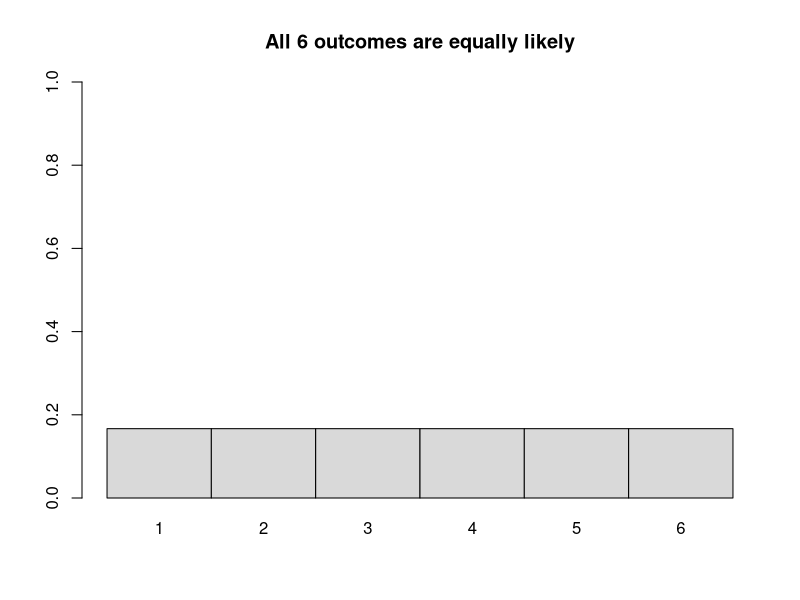
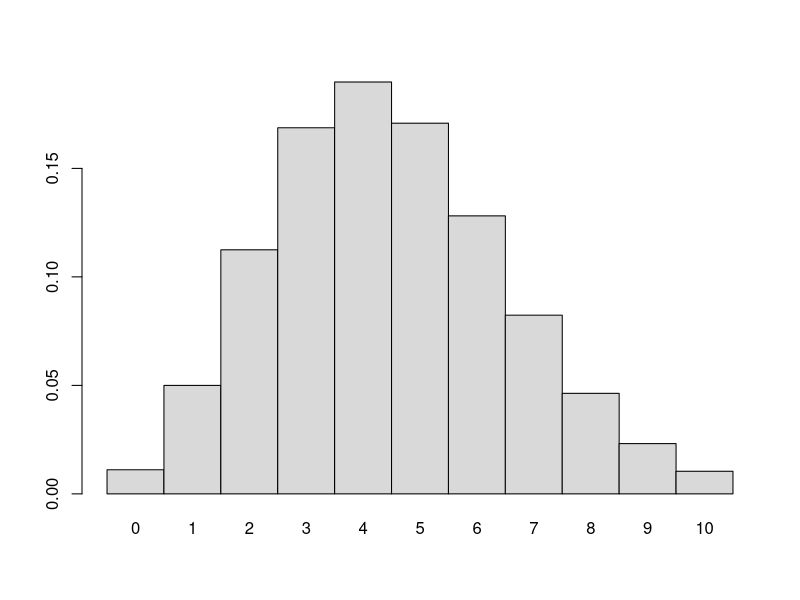
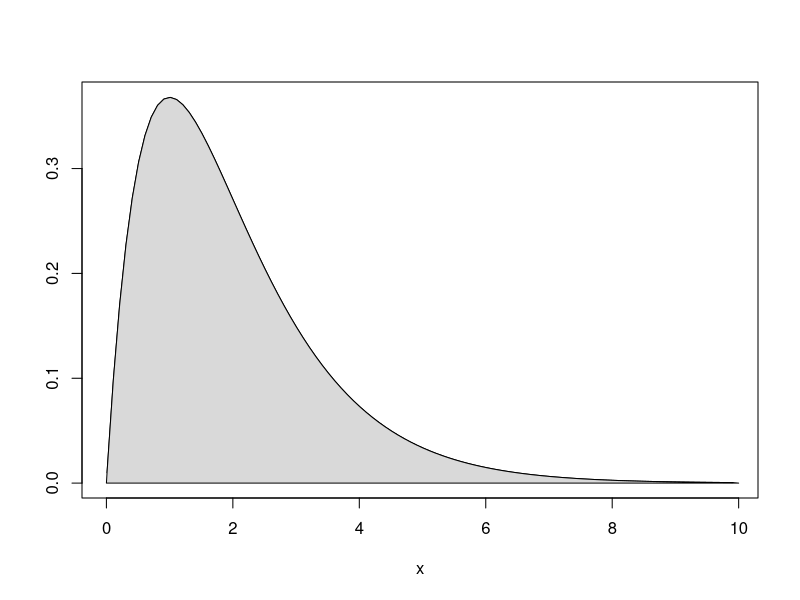
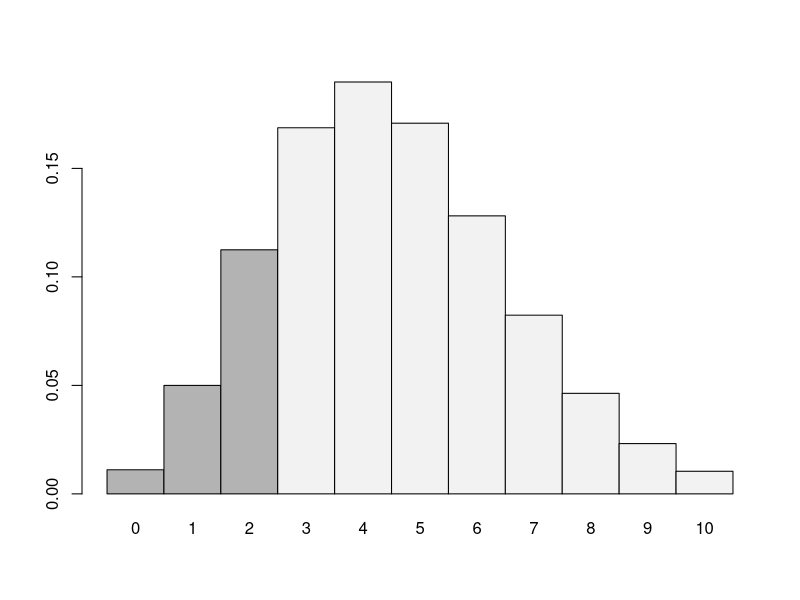
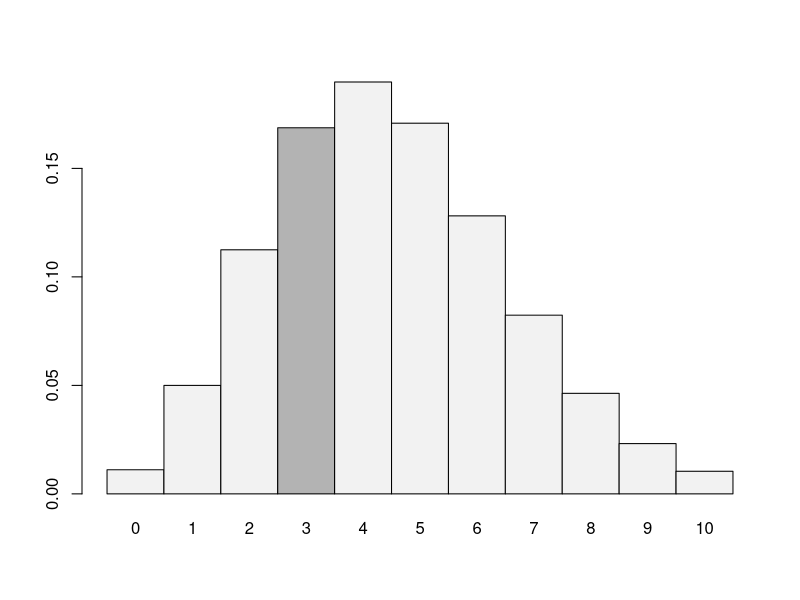
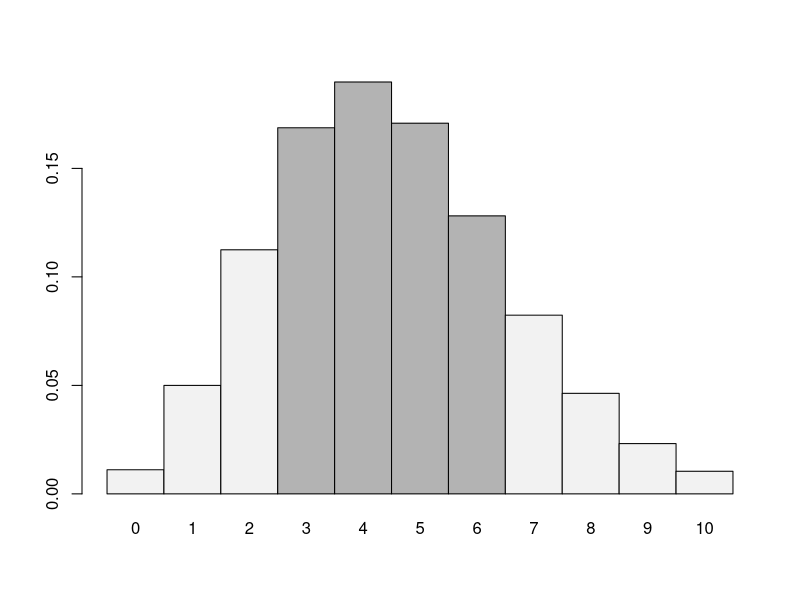
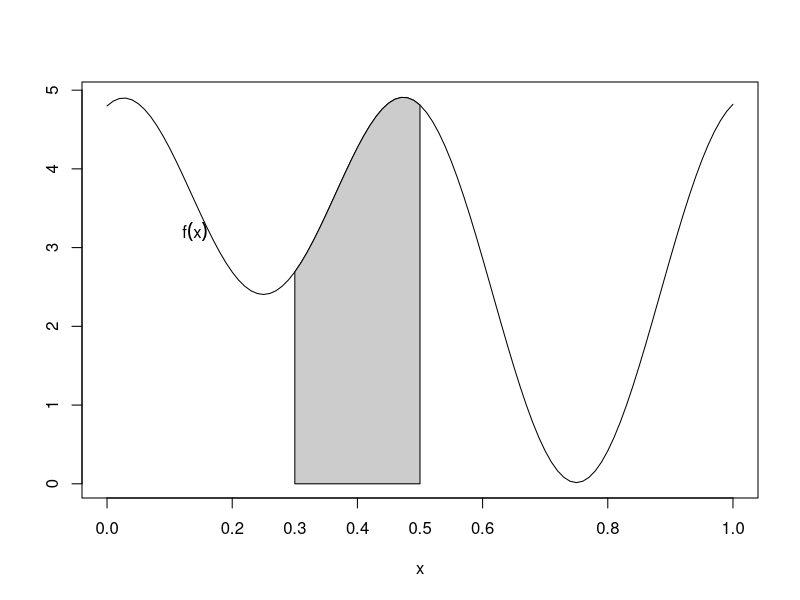
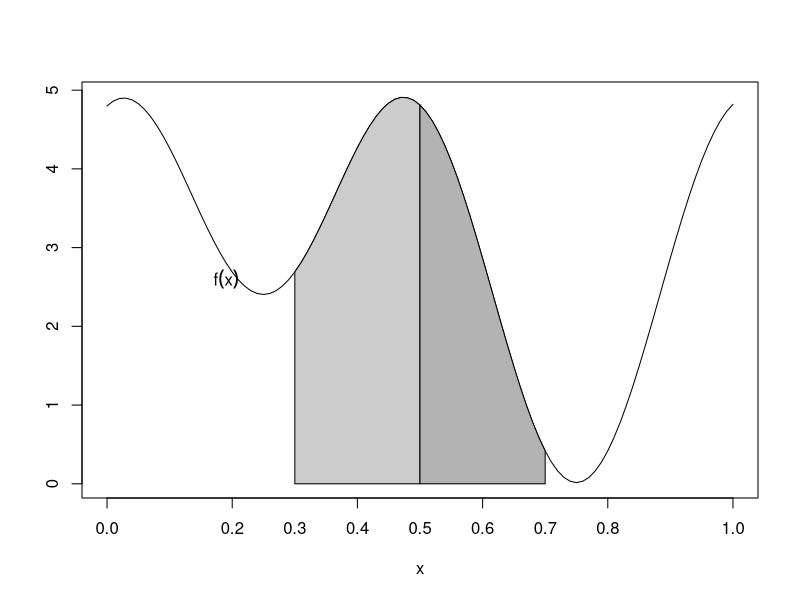

The R source for these figures, in order:
### R code from vignette source '/home/pauljohn/tmp/lyxtmp/lyx_tmpdir.hX3997/lyx_tmpbuf2/DistributionReview-1-lecture.Rnw'
### Encoding: UTF-8

###################################################
### code chunk number 1: DistributionReview-1-lecture.Rnw:24-25
###################################################
  if(exists(".orig.enc")) options(encoding = .orig.enc)


###################################################
### code chunk number 2: DistributionReview-1-lecture.Rnw:80-81
###################################################
dir.create("plots2", showWarnings=F)


###################################################
### code chunk number 3: Roptions
###################################################
options(device = pdf)
options(width=160, prompt="> ", continue="+  ")
options(useFancyQuotes = FALSE) 
#set.seed(12345)
op <- par() 
pjmar <- c(5.1, 5.1, 1.5, 2.1) 
#pjmar <- par("mar")
options(SweaveHooks=list(fig=function() par(mar=pjmar, ps=12)))
pdf.options(onefile=F,family="Times",pointsize=12)


###################################################
### code chunk number 4: simple10
###################################################
x <- 1:6
y <- rep(1/6, 6)
barplot(y, names.arg=x, col=gray(0.85), ylim = c(0, 1), space = 0)
title("All 6 outcomes are equally likely")


###################################################
### code chunk number 5: d10
###################################################
x <- 0:10
y <- dpois(x, lambda=4.5)
barplot(y, names.arg=x, col=gray(0.85), space=0)


###################################################
### code chunk number 6: c00
###################################################
x <- seq(from=00.01, to=10, by=0.1)
y <- dgamma(x,shape=2,scale=1) 
plot(x, y, type="l",xlab="x",ylab="",main="")
polygon(x=c(0,x,10),y=c(0,y,0), col=gray(0.850))


###################################################
### code chunk number 7: d20
###################################################
x <- 0:10
y <- dpois(x, lambda=4.5)
barplot(y, names.arg=x, col=c(rep(gray(0.70),3),rep(gray(0.95),10)), space=0)


###################################################
### code chunk number 8: d25
###################################################
x <- 0:10
y <- dpois(x, lambda=4.5)
barplot(y, names.arg=x, col=c(rep(gray(0.95),3),rep(gray(0.70),1),rep(gray(0.95),10)), space=0)


###################################################
### code chunk number 9: d30
###################################################
x <- 0:10
y <- dpois(x, lambda=4.5)
barplot(y, names.arg=x, col=c(rep(gray(0.95),3), rep(gray(0.70),4),rep(gray(0.95),10)), space=0)


###################################################
### code chunk number 10: c20
###################################################
x <- seq(from=0,to=1,by=0.01)
y <- 2+exp(0.02*x)+1.2*sin(pi*(2*x))+1.8*cos(4*pi*x)
plot(x, y, type="l",xlab="x",ylab="",main="")
text( x[15], 0.95*y[15], expression(f(x)), pos=1 )
xss <- seq(0.3, 0.5, by=0.01)
yss <- 2+exp(0.02*xss)+ 1.2*sin(pi*(2*xss))+ 1.8*cos(4*pi*xss)
polygon(x=c(xss[1], xss, xss[length(xss)] ), y=c(0, yss, 0), col=gray(0.80))
mtext(c("0.3", "0.5"), 1, line=1, at=c(0.3, 0.5))


###################################################
### code chunk number 11: c30
###################################################
x <- seq(from=0,to=1,by=0.01)
y <- 2+exp(0.02*x)+1.2*sin(pi*(2*x))+1.8*cos(4*pi*x)
plot(x, y, type="l",xlab="x",ylab="",main="")
text( x[20], y[20], expression(f(x)), pos=1 )
xss <- seq(0.3, 0.5, by=0.01)
yss <- 2+exp(0.02*xss)+ 1.2*sin(pi*(2*xss))+ 1.8*cos(4*pi*xss)
polygon(x=c(xss[1], xss, xss[length(xss)] ), y=c(0, yss, 0), col=gray(0.80))
xss2 <- seq(0.5, 0.7, by=0.01)
yss2 <- 2+exp(0.02*xss2)+ 1.2*sin(pi*(2*xss2))+ 1.8*cos(4*pi*xss2)
polygon(x=c(xss2[1], xss2, xss2[length(xss2)] ), y=c(0, yss2, 0), col=gray(0.70))
mtext(c("0.3", "0.5","0.7"), 1, line=1, at=c(0.3, 0.5,0.7))


###################################################
### code chunk number 12: simple20
###################################################
x <- 1:6
y <- rep(1/6, 6)
barplot(y, names.arg=x, col=gray(0.85), ylim = c(0, 1), space = 0)
title("Expected Value: 3.5")


###################################################
### code chunk number 13: simple21
###################################################
x <- 0:7
xpois <- dpois(x, lambda = 1.5)
plot(x, xpois, type = "h", ylim = c(0,1))
points(x, xpois)
title("Expected Value: 1.5")


###################################################
### code chunk number 14: a10
###################################################
rate <- 1
upper <- 10 
xvals <- seq(0,upper,by=0.02)
yvals1 <- dexp(xvals, rate=rate)
plot (xvals, yvals1, type="l", main="", xlab="x",ylab="probability")
text(.7*max(xvals), .7*max(yvals1), label=bquote(f(x)==exp(-x)))


###################################################
### code chunk number 15: a11
###################################################

rate <- 2
upper <- 10
xvals <- seq(0,upper,by=0.02)
yvals1 <- dexp(xvals, rate=rate)
plot (xvals, yvals1, type="l", xlab="x",ylab="probability")

rate <- 1
upper <- 10
xvals <- seq(0,upper,by=0.02)
yvals1 <- dexp(xvals, rate=rate)
lines(xvals, yvals1, lty=2)

rate <- 0.2
upper <- 10
xvals <- seq(0,upper,by=0.02)
yvals1 <- dexp(xvals, rate=rate)
lines(xvals, yvals1, lty=3)

legend("topright", legend=as.expression(c(bquote(lambda == 2.0), bquote(lambda == 1.0),  bquote(lambda == 0.2))), lty=c(1,2,3))


###################################################
### code chunk number 16: a20
###################################################
x <- seq(from=-3,to=3,by=0.1)
y <- exp(-0.5*x^2)
plot(x, y, type="l",xlab="x",ylab="",main="")
text( 2, 0.75*max(y), label=expression(exp(-x^2)))
abline(v=0,lty=4)


###################################################
### code chunk number 17: n10
###################################################
mu <- c(3,-5, 6)
sigma <- 5
x <- seq(from=mu[1]-3*sigma,to=mu[1]+3*sigma,by=0.2)
y1 <- dnorm(x, mean=mu[1], sd=sigma, log=F)
plot(x, y1, type="l", main="", xlab="x",ylab="probability of x", xlim=c(-20,20), ylim=c(0,.12))
x2 <- seq(from=mu[2]-3*sigma,to=mu[2]+3*sigma,by=0.2)
y2 <- dnorm(x2, mean=mu[2], sd=sigma, log=F)
lines(x2,y2, lty=2)
x3 <- seq(from=mu[3]-3*sigma,to=mu[3]+3*sigma,by=0.2)
y3 <- dnorm(x3, mean=mu[3], sd=sigma, log=F)
lines(x3,y3, lty=3)
abline(v = c(mu[1], mu[2],mu[3]), lty = c(1,2,3), lwd = 0.3, col = "gray70")
legend("topright", legend = as.expression(c(bquote(mu == .(mu[1])), bquote(mu == .(mu[2])), bquote(mu == .(mu[3])))), lty=c(1,2,3) )


###################################################
### code chunk number 18: n20
###################################################
m1 = 10
sd1 = 20
x <- seq(m1 - 3 * sd1, m1 + 3 * sd1, length = 200)
prob1 <- dnorm(x, m = m1, sd = sd1)
plot(x, prob1, ylab = "Probability Density", main = "", 
      type = "l", ylim = c(0, max(prob1) * 1.3))
m2 = -4
sd2 = 15
prob2 <- dnorm(x, m = m2, sd = sd2)
lines(x, prob2, lty = 2)
legend("topright", legend = c(paste("mu=", m1, 
      "sigma=", sd1), paste("mu=", m2, "sigma=", 
      sd2)), lty = 1:2)
abline(h = seq(0, max(prob1), length.out = 5), 
      lty = 5, lwd = 0.3, col = "gray70")
abline(v = c(m1, m2), lty = 5, lwd = 0.3, col = "gray70")


###################################################
### code chunk number 19: Gamma1
###################################################
xvals <- seq(0,10,length.out=1000)
gam1 <- dgamma(xvals, shape=1, scale=1)
gam2 <- dgamma(xvals, shape=2, scale= 1)
plot(xvals, gam1, type="l", xlab="x",ylab="Gamma probability density",  ylim=c(0,1))
lines(xvals, gam2, lty=2)
text(.4, .7, "shape=1, scale=1", pos=4, col=1)
text(3, .2, "shape=2, scale=1", pos=4, col=1)


###################################################
### code chunk number 20: Gamma2
###################################################
x <- seq(0,10,length.out=1000)
alpha <- c(1,2.5, 5)
y1 <- x^(alpha[1]-1)*exp(-x)
y2 <- x^(alpha[2]-1)*exp(-x)
y3 <- x^(alpha[3]-1)*exp(-x)
plot(x, y1, type="l", xlab="x", ylab=expression(paste(x^{alpha-1}*e^{-x})),  ylim=c(0,6))
lines(x, y2, lty=2)
lines(x, y3, lty=3)
legend("topright",legend=c(expression(paste(alpha==1)),expression(paste(alpha==2.5)),expression(paste(alpha==5))), lty=c(1,2,3))


###################################################
### code chunk number 21: Gamma20
###################################################
xvals <- seq(0,10,length.out=1000)
gam1 <- dgamma(xvals, shape=2, scale=1/2)
gam2 <- dgamma(xvals, shape=10, scale= 1/10)
gam3 <- dgamma(xvals, shape=50, scale= 1/50)
plot(xvals, gam1, type="l", xlab="x",ylab="Gamma probability density",  ylim=c(0,2))
lines(xvals, gam2, lty=2)
lines(xvals, gam3, lty=3)
legend("topright", legend=c("alpha=2","alpha=10","alpha=50"),lty=c(1,2,3))


###################################################
### code chunk number 22: Beta10
###################################################
x <- seq(0,1,by=.005)
b1 <- c(3, 0.7, 1.2)
b2 <- c(5.6, 0.58, 0.2)
pbeta1 <- dbeta(x, b1[1],b2[1])
pbeta2 <- dbeta(x, b1[2],b2[2])
pbeta3 <- dbeta(x, b1[3],b2[3])
plot(x, pbeta1, type="n", xlab="x",ylab="Probability Density",ylim=c(0,4))
lines(x,pbeta1, lty=1)
lines(x,pbeta2, lty=2)
lines(x,pbeta3, lty=3)
legend(0.55, 3.5, legend=c("Beta(3,5.6)","Beta(0.7, 0.58)","Beta(1.2,0.2)"),lty=1:3)


###################################################
### code chunk number 23: ChiSquare1
###################################################
xvals <- seq(0,30,length.out=1000)
chisquare1 <- dchisq(xvals, df=5)
chisquare2 <- dchisq(xvals, df=10)
chisquare3 <- dchisq(xvals, df=20)
plot(xvals, chisquare1, type="l", xlab=expression(chi^2), ylab="probability density",  ylim=c(0,0.4), main="")
lines(xvals, chisquare2, lty=2)
lines(xvals, chisquare3, lty=3)
legend("topright",legend=(c(expression(nu==5), expression(nu==10),expression(nu==20))),lty=1:3)


###################################################
### code chunk number 24: ChiSquare20
###################################################
xvals <- seq(0,80,length.out=1000)
chisquare <- dchisq(xvals, df=50)
plot(xvals, chisquare, type="l", xlab=expression(chi^2), ylab="probability density",  ylim=c(0,0.10), main="")
critVal <- qchisq(0.05, df=50, lower.tail=F)
chiAtCrit <- dchisq(critVal, df=50)
lines(c(critVal,critVal), c(0, chiAtCrit), lty=4)
abline(h=0, lwd=0.5)
mtext(expression(hat(k)), side=1, line=1, at=critVal)
xvals <- seq(critVal, 80, length.out=50)
polygon( x=c(xvals, xvals[50], sort(xvals,decreasing=T), critVal), 
      y=c(dchisq(xvals,df=50), 0, rep(0,50), 0), col=gray(.90)) 
text(74, 0.018, expression(area == 1-F(hat(k))))


###################################################
### code chunk number 25: t05
###################################################
x <- seq(-4,4, length.out=1000)
px1 <- dt(x, df=1)
px2 <- dt(x, df=5)
px3 <- dt(x, df=20)
px4 <- dt(x, df=100)
plot(x, px1, xlab="t",ylab="probability density of t",type="l", ylim=c(0,0.5))
lines(x,px2, lty=2)
lines(x,px3, lty=3)
lines(x,px4, lty=4)
legend("topright",legend=c("df=1","df=5", "df=20", "df=100"),lty=1:4)


###################################################
### code chunk number 26: t10
###################################################
x <- seq(0,4, length.out=200)
y <- matrix(0, ncol=5, nrow=200)
y[,1] <- dt(x, df=1)
y[,2] <- dt(x, df=2)
y[,3] <- dt(x, df=5)
y[,4] <- dt(x, df=20)
y[,5] <- dt(x, df=1000)
matplot(x,y,  type="l",ylab="probability density", col="black")
lines(x, dnorm(x),lty=2, lwd=3)
text(0, 0.225, expression(t(nu==1)),pos=4)
text(-0.2, 0.33, expression(t(nu==2)),pos=4)
text(1.0, 0.25, pos=4, expression(t(nu==1000)))
text(1.05, 0.23, pos=4, "N(0,1)")
legend("topright",legend=c(expression(nu==1),expression(nu==2),expression(nu==5),expression(nu==20),expression(nu==1000),"N(0,1)"),lty=c(1:5,2), lwd=c(1,1,1,1,1,3))


###################################################
### code chunk number 27: t30
###################################################
mint <- -4; maxt <- 4
x <- seq(mint,maxt,length.out=1000)
myt <- dt(x, df=50)
plot(x, myt, type="l", xlab="t", ylab="probability density",  ylim=c(0,0.40), main="")
abline(h=0, lwd=0.5)
critValH <- qt(0.025, df=50, lower.tail=F)
statAtCritH <- dt(critVal, df=50)
lines(c(critValH,critValH), c(0, statAtCritH), lty=4)
xvals <- seq(critValH, maxt, length.out=50)
polygon( x=c(xvals, xvals[50], sort(xvals,decreasing=T), critValH), 
      y=c(dt(xvals,df=50), 0, rep(0,50), 0), col=gray(.90)) 
##Stupidly repeat same code for lower side
critValL <- qt(0.025, df=50, lower.tail=T)
statAtCritL <- dt(critVal, df=50)
lines(c(critValL,critValL), c(0, statAtCritL), lty=4)
xvals <- seq(mint, critValL,  length.out=50)
polygon( x=c(xvals, xvals[50], mint), 
      y=c(dt(xvals,df=50), 0, 0), col=gray(.90)) 


###################################################
### code chunk number 28: F20
###################################################
nu1 <- c(25,100,200)
nu2 <- c(25,50,100,200)
x <- seq(0.2, 5, length = 200)
dF11 <- df(x, nu1[1], nu2[1])
dF22 <- df(x, nu1[1], nu2[2])
dF23 <- df(x, nu1[2], nu2[3])
dF31 <- df(x, nu1[2], nu2[4])
dF33 <- df(x, nu1[3], nu2[3])
plot(x, dF11, ylab = "Probability Density", main = "", 
      type = "l", ylim=c(0,1.5))
lines(x, dF22, lty = 2)
lines(x, dF23, lty = 3)
lines(x, dF31, lty = 4)
lines(x, dF33, lty = 5)
legend("topright", legend = 
c(expression(paste(nu[1]==25,",", nu[2]==25)),
expression(paste(nu[1]==25,",", nu[2]==50)),
expression(paste(nu[1]==100,",", nu[2]==100)),
expression(paste(nu[1]==100,",", nu[2]==200)),
expression(paste(nu[1]==200, ",", nu[2]==100))), lty=1:6)


###################################################
### code chunk number 29: F10
###################################################
nu1 <- c(1,25,100,1000)
x <- seq(0.1,6, length = 200)
dF11 <- df(x, nu1[1], nu1[1])
dF22 <- df(x, nu1[2], nu1[2])
dF33 <- df(x, nu1[3], nu1[3])
dF44 <- df(x, nu1[4], nu1[4])
plot(x, dF11, ylab = "Probability Density", main = "", 
      type = "l", ylim=c(0,1.5))
lines(x, dF22, lty = 2)
lines(x, dF33, lty = 3)
lines(x, dF44, lty = 4)
abline(h=0, lwd=0.3, col=gray(.9))
legend("topright", legend = 
c(expression(paste(nu[1]==1,",", nu[2]==1)),
expression(paste(nu[1]==25,",", nu[2]==25)),
expression(paste(nu[1]==100,",", nu[2]==100)),
expression(paste(nu[1]==1000,",", nu[2]==1000))), lty=1:4)


###################################################
### code chunk number 30: Binomial10
###################################################
par(mfcol=c(1,2))
x <- 0:10
y <- dbinom(x, p=0.66, size=10)
plot(x,y, type="h", lty=4, xlab="10 Flips with a Biased Coin", ylab="Chance of Observing x Heads")
points(x,y,pch=16)
 y <- c(y[1],y)
x <- c(-1, x)
plot(x+0.5,y, type="s", lty=4, xlab="10 Flips with a Biased Coin", ylab="Chance of Observing x Heads")
par(mfcol=c(1,1))


###################################################
### code chunk number 31: Binomial20
###################################################
N <- 437; p<- 0.63; x1 <- max(0, N*p-4*sqrt(p*(1-p)*N)); x2 <- min(N*p+4*sqrt(p*(1-p)*N),N)
x <- as.integer(x1): as.integer(x2+1)
pseq <- dbinom(x, N, p)
plot(x, pseq, type="h", xlab="k", ylab=paste("Prob(k, N=",N,", p=", p,")"))
points(x, pseq, pch=18,cex=0.5)


###################################################
### code chunk number 32: Pois50
###################################################
x <- 0:10
y <- dpois(x, lambda=1.3)
par(mfcol=c(1,2))
plot(x,y, type="h", lty=4, xlab=expression(x ~~ group("(",lambda==1.3,")")) , ylab="Probability")
points(x,y, pch=16)
y <- dpois(x, lambda=4.0)
plot(x,y, type="h", lty=4, xlab=expression(x ~~ group("(",lambda==4.0,")")) , ylab="Probability")
points(x,y, pch=16)
par(mfcol=c(1,1))


